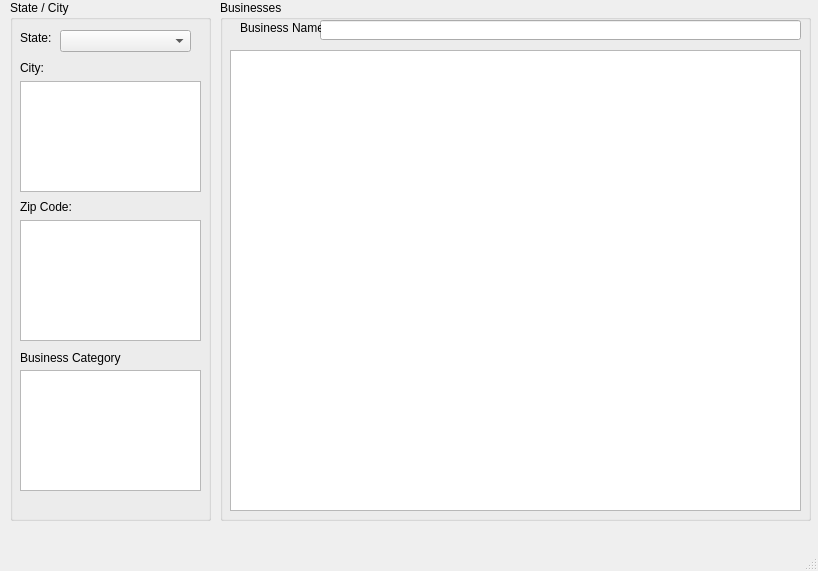
<?xml version="1.0" encoding="UTF-8"?>
<ui version="4.0">
 <class>MainWindow</class>
 <widget class="QMainWindow" name="MainWindow">
  <property name="geometry">
   <rect>
    <x>0</x>
    <y>0</y>
    <width>818</width>
    <height>571</height>
   </rect>
  </property>
  <property name="windowTitle">
   <string>MainWindow</string>
  </property>
  <widget class="QWidget" name="centralwidget">
   <widget class="QGroupBox" name="groupBox">
    <property name="geometry">
     <rect>
      <x>10</x>
      <y>0</y>
      <width>201</width>
      <height>521</height>
     </rect>
    </property>
    <property name="title">
     <string>State / City</string>
    </property>
    <widget class="QComboBox" name="stateMenu">
     <property name="geometry">
      <rect>
       <x>50</x>
       <y>30</y>
       <width>131</width>
       <height>22</height>
      </rect>
     </property>
    </widget>
    <widget class="QLabel" name="label">
     <property name="geometry">
      <rect>
       <x>10</x>
       <y>30</y>
       <width>31</width>
       <height>16</height>
      </rect>
     </property>
     <property name="text">
      <string>State:</string>
     </property>
    </widget>
    <widget class="QListWidget" name="cityList">
     <property name="geometry">
      <rect>
       <x>10</x>
       <y>81</y>
       <width>181</width>
       <height>111</height>
      </rect>
     </property>
    </widget>
    <widget class="QLabel" name="label_2">
     <property name="geometry">
      <rect>
       <x>10</x>
       <y>60</y>
       <width>31</width>
       <height>16</height>
      </rect>
     </property>
     <property name="text">
      <string>City:</string>
     </property>
    </widget>
    <widget class="QLabel" name="label_3">
     <property name="geometry">
      <rect>
       <x>10</x>
       <y>199</y>
       <width>51</width>
       <height>16</height>
      </rect>
     </property>
     <property name="text">
      <string>Zip Code:</string>
     </property>
    </widget>
    <widget class="QListWidget" name="zipCodeList">
     <property name="geometry">
      <rect>
       <x>10</x>
       <y>220</y>
       <width>181</width>
       <height>121</height>
      </rect>
     </property>
    </widget>
    <widget class="QListWidget" name="bCategoryList">
     <property name="geometry">
      <rect>
       <x>10</x>
       <y>370</y>
       <width>181</width>
       <height>121</height>
      </rect>
     </property>
    </widget>
    <widget class="QLabel" name="label_4">
     <property name="geometry">
      <rect>
       <x>10</x>
       <y>350</y>
       <width>101</width>
       <height>16</height>
      </rect>
     </property>
     <property name="text">
      <string>Business Category:</string>
     </property>
    </widget>
   </widget>
   <widget class="QGroupBox" name="groupBox_2">
    <property name="geometry">
     <rect>
      <x>220</x>
      <y>0</y>
      <width>591</width>
      <height>521</height>
     </rect>
    </property>
    <property name="title">
     <string>Businesses</string>
    </property>
    <widget class="QListWidget" name="businesses">
     <property name="geometry">
      <rect>
       <x>10</x>
       <y>50</y>
       <width>571</width>
       <height>461</height>
      </rect>
     </property>
    </widget>
    <widget class="QLineEdit" name="bname">
     <property name="geometry">
      <rect>
       <x>100</x>
       <y>20</y>
       <width>481</width>
       <height>20</height>
      </rect>
     </property>
    </widget>
    <widget class="QLabel" name="label_5">
     <property name="geometry">
      <rect>
       <x>20</x>
       <y>20</y>
       <width>81</width>
       <height>16</height>
      </rect>
     </property>
     <property name="text">
      <string>Business Name:</string>
     </property>
    </widget>
   </widget>
  </widget>
  <widget class="QMenuBar" name="menubar">
   <property name="geometry">
    <rect>
     <x>0</x>
     <y>0</y>
     <width>818</width>
     <height>26</height>
    </rect>
   </property>
  </widget>
  <widget class="QStatusBar" name="statusbar"/>
 </widget>
 <resources/>
 <connections/>
</ui>
